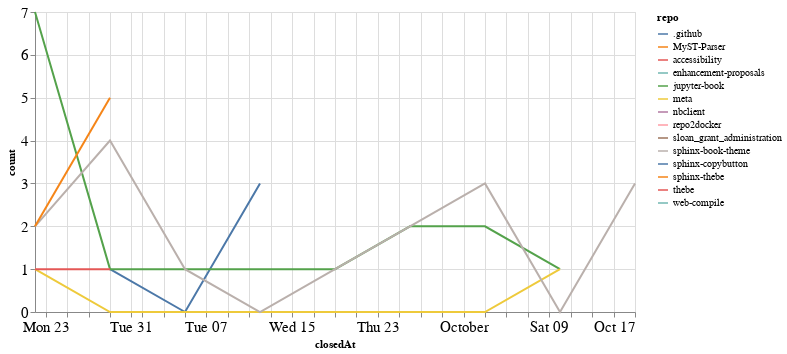

Notebook cell for this chart:
### Code cell
closed_by_time = closed_by.groupby('repo').resample('W', on='closedAt').count()['author'].reset_index()
closed_by_time = closed_by_time.rename(columns={'author': 'count'})

alt.Chart(closed_by_time, width=600).mark_line().encode(
    x='closedAt',
    y='count',
    color='repo',
    tooltip="repo"
)

### Figure 1 — Vega-Lite specification as saved in the notebook (floating-point values rounded to 4 significant figures)
{"config": {"axisLeft": {"labelFontSize": 15}, "axisBottom": {"labelFontSize": 15}}, "data": {"name": "data-92c31ac25826776dbb2083f1ae238da0"}, "mark": "line", "encoding": {"color": {"type": "nominal", "field": "repo"}, "tooltip": {"type": "nominal", "field": "repo"}, "x": {"type": "temporal", "field": "closedAt"}, "y": {"type": "quantitative", "field": "count"}}, "width": 600, "$schema": "https://vega.github.io/schema/vega-lite/v4.8.1.json", "datasets": {"data-92c31ac25826776dbb2083f1ae238da0": [{"repo": ".github", "closedAt": "2021-08-29T00:00:00", "count": 1}, {"repo": ".github", "closedAt": "2021-09-05T00:00:00", "count": 0}, {"repo": ".github", "closedAt": "2021-09-12T00:00:00", "count": 3}, {"repo": "MyST-Parser", "closedAt": "2021-09-26T00:00:00", "count": 1}, {"repo": "accessibility", "closedAt": "2021-08-29T00:00:00", "count": 2}, {"repo": "enhancement-proposals", "closedAt": "2021-10-10T00:00:00", "count": 1}, {"repo": "jupyter-book", "closedAt": "2021-08-22T00:00:00", "count": 7}, {"repo": "jupyter-book", "closedAt": "2021-08-29T00:00:00", "count": 1}, {"repo": "jupyter-book", "closedAt": "2021-09-05T00:00:00", "count": 1}, {"repo": "jupyter-book", "closedAt": "2021-09-12T00:00:00", "count": 1}, {"repo": "jupyter-book", "closedAt": "2021-09-19T00:00:00", "count": 1}, {"repo": "jupyter-book", "closedAt": "2021-09-26T00:00:00", "count": 2}, {"repo": "jupyter-book", "closedAt": "2021-10-03T00:00:00", "count": 2}, {"repo": "jupyter-book", "closedAt": "2021-10-10T00:00:00", "count": 1}, {"repo": "meta", "closedAt": "2021-08-22T00:00:00", "count": 1}, {"repo": "meta", "closedAt": "2021-08-29T00:00:00", "count": 0}, {"repo": "meta", "closedAt": "2021-09-05T00:00:00", "count": 0}, {"repo": "meta", "closedAt": "2021-09-12T00:00:00", "count": 0}, {"repo": "meta", "closedAt": "2021-09-19T00:00:00", "count": 0}, {"repo": "meta", "closedAt": "2021-09-26T00:00:00", "count": 0}, {"repo": "meta", "closedAt": "2021-10-03T00:00:00", "count": 0}, {"repo": "meta", "closedAt": "2021-10-10T00:00:00", "count": 1}, {"repo": "nbclient", "closedAt": "2021-09-19T00:00:00", "count": 1}, {"repo": "repo2docker", "closedAt": "2021-09-19T00:00:00", "count": 1}, {"repo": "sloan_grant_administration", "closedAt": "2021-10-10T00:00:00", "count": 1}, {"repo": "sphinx-book-theme", "closedAt": "2021-08-22T00:00:00", "count": 2}, {"repo": "sphinx-book-theme", "closedAt": "2021-08-29T00:00:00", "count": 4}, {"repo": "sphinx-book-theme", "closedAt": "2021-09-05T00:00:00", "count": 1}, {"repo": "sphinx-book-theme", "closedAt": "2021-09-12T00:00:00", "count": 0}, {"repo": "sphinx-book-theme", "closedAt": "2021-09-19T00:00:00", "count": 1}, {"repo": "sphinx-book-theme", "closedAt": "2021-09-26T00:00:00", "count": 2}, {"repo": "sphinx-book-theme", "closedAt": "2021-10-03T00:00:00", "count": 3}, {"repo": "sphinx-book-theme", "closedAt": "2021-10-10T00:00:00", "count": 0}, {"repo": "sphinx-book-theme", "closedAt": "2021-10-17T00:00:00", "count": 3}, {"repo": "sphinx-copybutton", "closedAt": "2021-10-17T00:00:00", "count": 1}, {"repo": "sphinx-thebe", "closedAt": "2021-08-22T00:00:00", "count": 2}, {"repo": "sphinx-thebe", "closedAt": "2021-08-29T00:00:00", "count": 5}, {"repo": "thebe", "closedAt": "2021-08-22T00:00:00", "count": 1}, {"repo": "thebe", "closedAt": "2021-08-29T00:00:00", "count": 1}, {"repo": "web-compile", "closedAt": "2021-09-26T00:00:00", "count": 1}]}}
